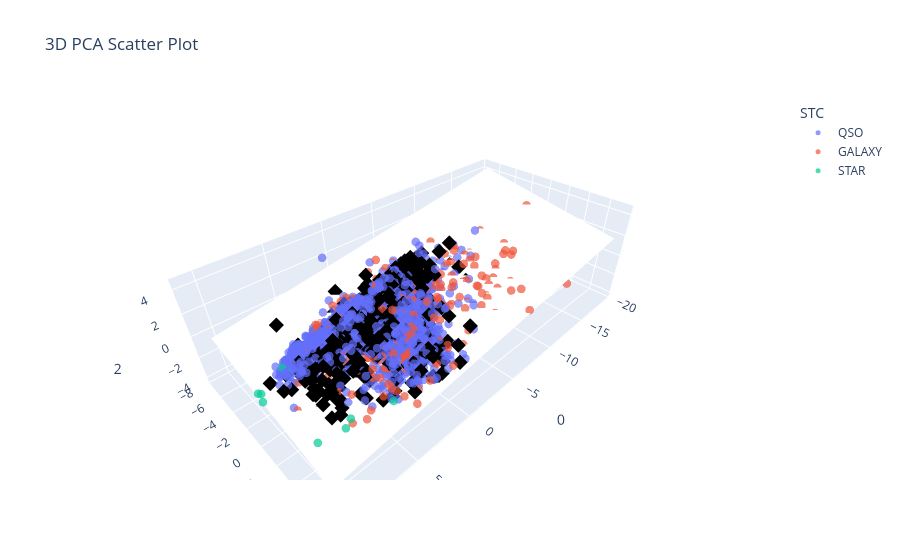

The notebook cell this image was saved under:
### Code cell
import plotly.express as px
import pandas as pd
import numpy as np
import plotly.graph_objects as go

# Create a 3D PCA scatter plot
fig = px.scatter_3d(
    pca_df, 
    x=0, 
    y=1, 
    z=2, 
    color="STC",  # Color by Spectral Type Classification
    opacity=0.7,
    title="3D PCA Scatter Plot",
    labels={0: "PCA 1", 1: "PCA 2", 2: "PCA 3"},
)

# Highlight mismatched QSOs
fig.add_trace(
    px.scatter_3d(
        mismatched_qso, 
        x=0, 
        y=1, 
        z=2, 
        color_discrete_sequence=["black"], 
        symbol_sequence=["diamond"], 
        opacity=1
    ).data[0]
)

fig.update_traces(marker=dict(size=5))

# Define plane dimensions
x_range = np.linspace(pca_df[0].min(), pca_df[0].max(), 10)
y_range = np.linspace(pca_df[1].min(), pca_df[1].max(), 10)
X, Y = np.meshgrid(x_range, y_range)

Z = np.zeros_like(X)  # Initial plane at PCA 3 = 0

# Rotation angles (in radians)
theta_y = np.pi / 18  # 10 degrees (Y-axis)
theta_x = np.pi / -18  # 10 degrees (X-axis)

# Step 1: Rotate about Y-axis (affects X and Z)
X_rot_y = X * np.cos(theta_y) + Z * np.sin(theta_y)
Z_rot_y = -X * np.sin(theta_y) + Z * np.cos(theta_y)

# Step 2: Rotate about X-axis (affects Y and Z)
Y_rot = Y * np.cos(theta_x) - Z_rot_y * np.sin(theta_x)
Z_rot = Y * np.sin(theta_x) + Z_rot_y * np.cos(theta_x)
X_rot = X_rot_y  # X remains unchanged in X-rotation

# Create rotated plane trace
plane_trace = go.Surface(
    x=X_rot, 
    y=Y_rot,  
    z=Z_rot, 
    colorscale=[(0, "white"), (1, "white")],  
    showscale=False,
    opacity=1
)

# Add the rotated plane to the figure
fig.add_trace(plane_trace)

fig.show()

### Figure 1 — Plotly figure (JSON) as saved in the notebook; plotly's stock layout.template omitted (floating-point values rounded to 4 significant figures; data arrays with more than 128 entries replaced by an {"elided": "..."} marker saying what was removed)
{"data": [{"hovertemplate": "STC=QSO<br>0=%{x}<br>1=%{y}<br>2=%{z}<extra></extra>", "legendgroup": "QSO", "marker": {"color": "#636efa", "opacity": 0.7, "size": 5, "symbol": "circle"}, "mode": "markers", "name": "QSO", "scene": "scene", "showlegend": true, "type": "scatter3d", "x": {"elided": "2188 float values"}, "y": {"elided": "2188 float values"}, "z": {"elided": "2188 float values"}}, {"hovertemplate": "STC=GALAXY<br>0=%{x}<br>1=%{y}<br>2=%{z}<extra></extra>", "legendgroup": "GALAXY", "marker": {"color": "#EF553B", "opacity": 0.7, "size": 5, "symbol": "circle"}, "mode": "markers", "name": "GALAXY", "scene": "scene", "showlegend": true, "type": "scatter3d", "x": {"elided": "2624 float values"}, "y": {"elided": "2624 float values"}, "z": {"elided": "2624 float values"}}, {"hovertemplate": "STC=STAR<br>0=%{x}<br>1=%{y}<br>2=%{z}<extra></extra>", "legendgroup": "STAR", "marker": {"color": "#00cc96", "opacity": 0.7, "size": 5, "symbol": "circle"}, "mode": "markers", "name": "STAR", "scene": "scene", "showlegend": true, "type": "scatter3d", "x": [8.469, 10.45, 9.575, 8.234, 4.771, 10.47, 7.798, 3.021, 7.994, 7.517, 7.83, 4.511, 7.039, 10.57, 2.45, 4.342], "y": [-0.829, -0.8138, 4.332, -1.615, 5.658, -0.1924, -1.214, -3.544, 5.039, 4.952, -0.07821, -0.03366, -1.343, 0.009811, -2.17, -1.719], "z": [-0.693, -0.9582, -1.843, -0.7983, -1.005, -0.4992, -0.9695, -0.4215, -1.298, -0.9165, -0.8852, -1.076, -1.285, -0.9847, -0.7169, -1.924]}, {"hovertemplate": "0=%{x}<br>1=%{y}<br>2=%{z}<extra></extra>", "legendgroup": "", "marker": {"color": "black", "opacity": 1, "size": 5, "symbol": "diamond"}, "mode": "markers", "name": "", "scene": "scene", "showlegend": false, "type": "scatter3d", "x": {"elided": "637 float values"}, "y": {"elided": "637 float values"}, "z": {"elided": "637 float values"}}, {"colorscale": [[0, "white"], [1, "white"]], "opacity": 1, "showscale": false, "type": "surface", "x": [[-18.8, -15.55, -12.31, -9.062, -5.816, -2.57, 0.6757, 3.922, 7.167, 10.41], [-18.8, -15.55, -12.31, -9.062, -5.816, -2.57, 0.6757, 3.922, 7.167, 10.41], [-18.8, -15.55, -12.31, -9.062, -5.816, -2.57, 0.6757, 3.922, 7.167, 10.41], [-18.8, -15.55, -12.31, -9.062, -5.816, -2.57, 0.6757, 3.922, 7.167, 10.41], [-18.8, -15.55, -12.31, -9.062, -5.816, -2.57, 0.6757, 3.922, 7.167, 10.41], [-18.8, -15.55, -12.31, -9.062, -5.816, -2.57, 0.6757, 3.922, 7.167, 10.41], [-18.8, -15.55, -12.31, -9.062, -5.816, -2.57, 0.6757, 3.922, 7.167, 10.41], [-18.8, -15.55, -12.31, -9.062, -5.816, -2.57, 0.6757, 3.922, 7.167, 10.41], [-18.8, -15.55, -12.31, -9.062, -5.816, -2.57, 0.6757, 3.922, 7.167, 10.41], [-18.8, -15.55, -12.31, -9.062, -5.816, -2.57, 0.6757, 3.922, 7.167, 10.41]], "y": [[-6.639, -6.738, -6.838, -6.937, -7.037, -7.136, -7.235, -7.335, -7.434, -7.533], [-5.059, -5.158, -5.258, -5.357, -5.456, -5.556, -5.655, -5.755, -5.854, -5.953], [-3.479, -3.578, -3.677, -3.777, -3.876, -3.976, -4.075, -4.174, -4.274, -4.373], [-1.898, -1.998, -2.097, -2.197, -2.296, -2.395, -2.495, -2.594, -2.693, -2.793], [-0.3182, -0.4176, -0.517, -0.6163, -0.7157, -0.8151, -0.9145, -1.014, -1.113, -1.213], [1.262, 1.163, 1.063, 0.9639, 0.8645, 0.7651, 0.6657, 0.5663, 0.4669, 0.3676], [2.842, 2.743, 2.643, 2.544, 2.445, 2.345, 2.246, 2.147, 2.047, 1.948], [4.422, 4.323, 4.224, 4.124, 4.025, 3.926, 3.826, 3.727, 3.627, 3.528], [6.003, 5.903, 5.804, 5.705, 5.605, 5.506, 5.406, 5.307, 5.208, 5.108], [7.583, 7.483, 7.384, 7.285, 7.185, 7.086, 6.987, 6.887, 6.788, 6.688]], "z": [[4.537, 3.973, 3.409, 2.846, 2.282, 1.718, 1.155, 0.5912, 0.02754, -0.5361], [4.258, 3.694, 3.131, 2.567, 2.003, 1.44, 0.8762, 0.3125, -0.2511, -0.8147], [3.979, 3.416, 2.852, 2.288, 1.725, 1.161, 0.5975, 0.0339, -0.5297, -1.093], [3.701, 3.137, 2.573, 2.01, 1.446, 0.8825, 0.3189, -0.2447, -0.8084, -1.372], [3.422, 2.858, 2.295, 1.731, 1.168, 0.6039, 0.04026, -0.5234, -1.087, -1.651], [3.143, 2.58, 2.016, 1.453, 0.8889, 0.3253, -0.2384, -0.802, -1.366, -1.929], [2.865, 2.301, 1.738, 1.174, 0.6103, 0.04663, -0.517, -1.081, -1.644, -2.208], [2.586, 2.023, 1.459, 0.8953, 0.3316, -0.232, -0.7956, -1.359, -1.923, -2.487], [2.308, 1.744, 1.18, 0.6166, 0.05299, -0.5106, -1.074, -1.638, -2.202, -2.765], [2.029, 1.465, 0.9016, 0.338, -0.2256, -0.7893, -1.353, -1.917, -2.48, -3.044]]}], "layout": {"legend": {"title": {"text": "STC"}, "tracegroupgap": 0}, "scene": {"domain": {"x": [0, 1], "y": [0, 1]}, "xaxis": {"title": {"text": "0"}}, "yaxis": {"title": {"text": "1"}}, "zaxis": {"title": {"text": "2"}}}, "title": {"text": "3D PCA Scatter Plot"}}}
